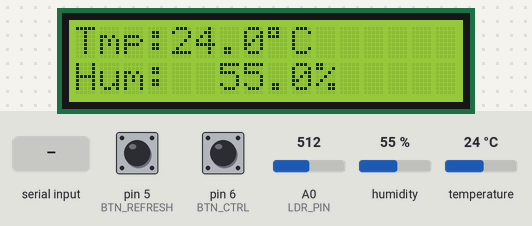
This sketch was run on a simulated Arduino Uno, built with avr-gcc and run on an emulated ATmega328P. On the bench: 16×2 character LCD. The test bench sets the inputs (shaded band); at power-on: pin 6 (BTN_CTRL) HIGH, A0 (LDR_PIN) = 512, pin 5 (BTN_REFRESH) HIGH, humidity 55 %, temperature 24 °C. EEPROM starts erased; what the sketch prints to the serial monitor is not drawn.

Above: at 5.7 s.
5.8 s: "L" received over Serial
18.8 s: pin 6 (BTN_CTRL) pulled LOW for 3.2 s
At 22.1 s:
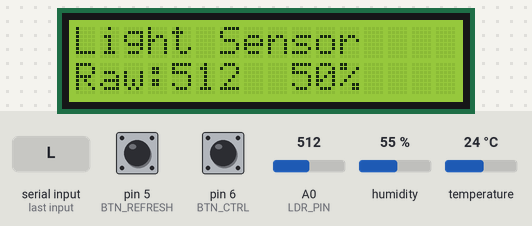
35.0 s: "D" received over Serial
48.0 s: A0 (LDR_PIN) set to 1010
At 49.6 s:
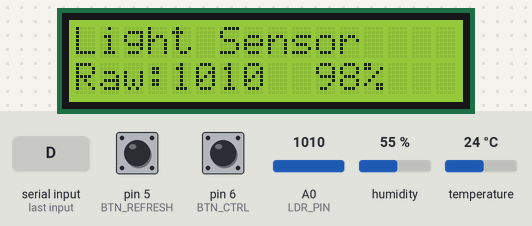
61.0 s: A0 (LDR_PIN) set to 1023
At 62.0 s:
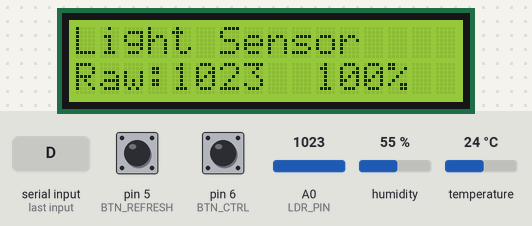
74.0 s: pin 5 (BTN_REFRESH) pulled LOW for 0.15 s
Timing chart, 0 to 77.0 s (numbered marks = the images above; inputs shaded):
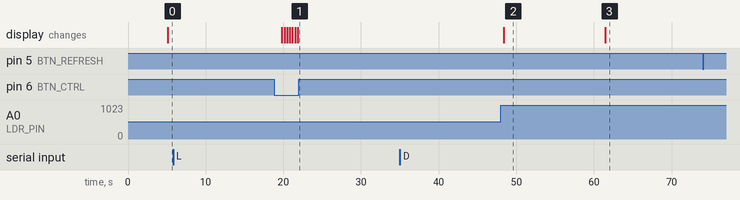

The sketch:

env-monitor.ino
```cpp
// env-monitor — Continuous DHT11 environment monitor
// Reads temp/humidity every 2 min, displays on LCD 1602,
// stores rolling buffer in EEPROM, dump on serial command.
//
// Buttons:
//   Pin5 click → force DHT11 read now (refresh)
//   Pin6 click → toggle unit for selected field (°C↔°F), none on light page
//   Pin6 hold  → cycle display pages (env → light → env)
//
// Wiring:
//   DHT11 data → Pin 2
//   Button1 (refresh, to GND) → Pin 5
//   Button2 (unit/page, to GND) → Pin 6
//   LDR + 10kΩ voltage divider → A0
//   LCD RS → Pin 7,  E → Pin 8,  D4→9,  D5→10,  D6→11,  D7→12
//   LCD V0 → Pot wiper (10K pot between 5V and GND)
//   LCD A → 5V via 220Ω resistor

#include <LiquidCrystal.h>
#include <DHT.h>
#include <EEPROM.h>

// ── Pins ──
#define DHTPIN 2
#define DHTTYPE DHT11
#define BTN_REFRESH 5
#define BTN_CTRL 6
#define LCD_RS 7
#define LCD_E 8
#define LCD_D4 9
#define LCD_D5 10
#define LCD_D6 11
#define LCD_D7 12
#define LDR_PIN A0

// ── EEPROM layout (1024 bytes total) ──
#define EEPROM_IDX_ADDR 0
#define EEPROM_TUNIT_ADDR 1023
#define EEPROM_HUNIT_ADDR 1022
#define EEPROM_DATA_START 1
#define EEPROM_SLOTS 255

// Timings
#define READ_INTERVAL_MS 120000L
#define LDR_INTERVAL_MS 500
#define BTN_DEBOUNCE_MS 50
#define HOLD_THRESHOLD_MS 1000
#define FIELD_SELECT_TIMEOUT_MS 10000

// Button actions
enum BtnAction { ACT_NONE, ACT_TOGGLE_UNIT, ACT_SWITCH_FIELD };
enum TempUnit { UNIT_C = 0, UNIT_F = 1, UNIT_K = 2 };
enum HumUnit { UNIT_RH = 0, UNIT_DEW = 1 };

LiquidCrystal lcd(LCD_RS, LCD_E, LCD_D4, LCD_D5, LCD_D6, LCD_D7);
DHT dht(DHTPIN, DHTTYPE);

// ── State ──
uint8_t writeIdx;
uint8_t displayPage = 0;  // 0=env, 1=light
TempUnit tempUnit = UNIT_C;
HumUnit humUnit = UNIT_RH;
bool fieldSelected = false;
unsigned long lastFieldActivity = 0;
unsigned long lastReadMs = 0;
float currentTemp = NAN, currentHum = NAN;
bool sensorError = false;

// Refresh button (Pin5) state
bool refreshWasLow = false;

// Ctrl button (Pin6) state machine
enum CtrlSm { CTRL_IDLE, CTRL_PRESSED };
CtrlSm ctrlSm = CTRL_IDLE;
unsigned long ctrlPressMs = 0;
unsigned long lastCtrlMs = 0;

// LDR
unsigned long lastLdrMs = 0;
int currentLightRaw = 0;

void setup() {
  Serial.begin(9600);
  dht.begin();
  lcd.begin(16, 2);
  pinMode(BTN_REFRESH, INPUT_PULLUP);
  pinMode(BTN_CTRL, INPUT_PULLUP);

  writeIdx = EEPROM.read(EEPROM_IDX_ADDR);
  if (writeIdx >= EEPROM_SLOTS) writeIdx = 0;

  uint8_t u = EEPROM.read(EEPROM_TUNIT_ADDR);
  tempUnit = (u == UNIT_F) ? UNIT_F : UNIT_C;
  humUnit = (EEPROM.read(EEPROM_HUNIT_ADDR) == UNIT_DEW) ? UNIT_DEW : UNIT_RH;

  lcd.print("  Env Monitor");
  lcd.setCursor(0, 1);
  lcd.print("  v1.2 ready");

  lastReadMs = millis() - READ_INTERVAL_MS + 5000;
}

void loop() {
  handleSerial();
  pollRefreshBtn();
  handleButtonAction(pollCtrlBtn());
  handleReading();
  updateLcd();
}

// ── Serial commands ──
void handleSerial() {
  if (Serial.available() <= 0) return;
  char cmd = Serial.read();
  while (Serial.available() > 0) Serial.read();
  switch (cmd) {
    case 'D': case 'd': dumpBuffer(); break;
    case 'L': case 'l': sendLiveReading(); break;
    case 'Q': case 'q': Serial.println("OK,RESUME"); break;
  }
}

// ── Refresh button (Pin5): edge-triggered → read now ──
void pollRefreshBtn() {
  bool low = (digitalRead(BTN_REFRESH) == LOW);
  if (low && !refreshWasLow) {
    refreshWasLow = true;
    doRead();
  }
  refreshWasLow = low;
}

// ── Ctrl button (Pin6): short press=toggle unit, hold=switch field ──
BtnAction pollCtrlBtn() {
  bool pressed = (digitalRead(BTN_CTRL) == LOW);
  unsigned long now = millis();

  switch (ctrlSm) {
    case CTRL_IDLE:
      if (pressed && (now - lastCtrlMs > BTN_DEBOUNCE_MS)) {
        lastCtrlMs = now;
        ctrlPressMs = now;
        ctrlSm = CTRL_PRESSED;
      }
      return ACT_NONE;

    case CTRL_PRESSED:
      if (!pressed) {
        ctrlSm = CTRL_IDLE;
        if (now - ctrlPressMs < HOLD_THRESHOLD_MS) {
          return ACT_TOGGLE_UNIT;  // short → unit
        }
        return ACT_NONE;
      }
      // Still held — fire once on threshold
      if (now - ctrlPressMs >= HOLD_THRESHOLD_MS) {
        ctrlPressMs = now + HOLD_THRESHOLD_MS * 2;  // prevent re-fire
        return ACT_SWITCH_FIELD;
      }
      return ACT_NONE;
  }
  return ACT_NONE;
}

// ── Execute button actions ──
void handleButtonAction(BtnAction action) {
  switch (action) {
    case ACT_TOGGLE_UNIT:
      if (displayPage == 0) {
        tempUnit = (TempUnit)((tempUnit + 1) % 3);
        EEPROM.write(EEPROM_TUNIT_ADDR, (uint8_t)tempUnit);
      }
      if (displayPage == 0) doRead();
      break;
    case ACT_SWITCH_FIELD:
      displayPage = (displayPage + 1) % 2;
      fieldSelected = true;
      lastFieldActivity = millis();
      break;
    default: break;
  }
}

// ── Reading ──
void handleReading() {
  if (millis() - lastReadMs < READ_INTERVAL_MS) return;
  doRead();
}

void doRead() {
  lastReadMs = millis();
  float h = dht.readHumidity();
  float t = dht.readTemperature();

  if (isnan(h) || isnan(t)) {
    sensorError = true;
    return;
  }

  sensorError = false;
  currentTemp = t;
  currentHum = h;
  storeReading(t, h);
}

// ── EEPROM storage ──
void storeReading(float temp, float hum) {
  int8_t t = (int8_t)round(constrain(temp, -128.0, 127.0));
  uint8_t h = (uint8_t)round(constrain(hum, 0.0, 255.0));
  uint16_t addr = EEPROM_DATA_START + writeIdx * 2;
  EEPROM.write(addr, (uint8_t)t);
  EEPROM.write(addr + 1, h);
  writeIdx = (writeIdx + 1) % EEPROM_SLOTS;
  EEPROM.write(EEPROM_IDX_ADDR, writeIdx);
}

// ── LCD display ──
void updateLcd() {
  if (displayPage == 0) {
    updateLcdEnv();
  } else {
    updateLcdLight();
  }
}

void updateLcdEnv() {
  if (sensorError) {
    lcd.clear();
    lcd.print("Sensor error");
    lcd.setCursor(0, 1);
    lcd.print("Check DHT11");
    lcd.noBlink();
    return;
  }
  if (isnan(currentTemp) || isnan(currentHum)) return;

  lcd.clear();

  // Display temp
  lcd.setCursor(0, 0);
  lcd.print("Tmp:");
  if (tempUnit == UNIT_K) {
    lcd.print(currentTemp + 273.15, 1);
    lcd.print("K ");
  } else {
    float dispTemp = (tempUnit == UNIT_F) ? (currentTemp * 9.0 / 5.0 + 32.0) : currentTemp;
    lcd.print(dispTemp, 1);
    lcd.print((char)223);
    lcd.print(tempUnit == UNIT_F ? 'F' : 'C');
  }

  // Line 1: humidity or dew point
  lcd.setCursor(0, 1);
  if (humUnit == UNIT_RH) {
    lcd.print("Hum:  ");
    lcd.print(currentHum, 1);
    lcd.print("%");
  } else {
    float dewPt = calcDewPoint(currentTemp, currentHum);
    lcd.print("DP: ");
    if (tempUnit == UNIT_K) {
      lcd.print(dewPt + 273.15, 1);
      lcd.print("K ");
    } else {
      if (tempUnit == UNIT_F) dewPt = dewPt * 9.0 / 5.0 + 32.0;
      lcd.print(dewPt, 1);
      lcd.print((char)223);
      lcd.print(tempUnit == UNIT_F ? 'F' : 'C');
    }
  }

  // Blink cursor
  unsigned long now = millis();
  if (fieldSelected && (now - lastFieldActivity < FIELD_SELECT_TIMEOUT_MS)) {
    lcd.setCursor(12, 0);
    lcd.blink();
  } else {
    lcd.noBlink();
    fieldSelected = false;
  }
}

// Dew point: Magnus formula (0..50°C, 0..100% RH)
float calcDewPoint(float t, float rh) {
  float a = 17.27, b = 237.7;
  float gamma = log(rh / 100.0) + (a * t) / (b + t);
  return (b * gamma) / (a - gamma);
}

// ── LCD page: light sensor (LDR on A0, updated every 500ms) ──
void updateLcdLight() {
  unsigned long now = millis();
  if (now - lastLdrMs >= LDR_INTERVAL_MS) {
    lastLdrMs = now;
    currentLightRaw = analogRead(LDR_PIN);
  }
  int pct = constrain(map(currentLightRaw, 0, 1023, 0, 100), 0, 100);

  lcd.clear();
  lcd.setCursor(0, 0);
  lcd.print("Light Sensor");

  lcd.setCursor(0, 1);
  lcd.print("Raw:");
  lcd.print(currentLightRaw);
  lcd.print("  ");
  lcd.print(pct);
  lcd.print("%");
  lcd.noBlink();
}

// ── Serial: dump EEPROM buffer ──
void dumpBuffer() {
  uint8_t idx = EEPROM.read(EEPROM_IDX_ADDR);
  if (idx >= EEPROM_SLOTS) idx = 0;

  uint8_t oldest = (idx == 0) ? (EEPROM_SLOTS - 1) : (idx - 1);
  Serial.println("---BUFFER_START---");
  int count = 0;
  for (uint8_t i = 0; i < EEPROM_SLOTS; i++) {
    uint8_t slot = (oldest + i) % EEPROM_SLOTS;
    uint16_t addr = EEPROM_DATA_START + slot * 2;
    uint8_t raw_t = EEPROM.read(addr);
    uint8_t raw_h = EEPROM.read(addr + 1);
    if (raw_t == 0xFF && raw_h == 0xFF) continue;
    int8_t t = (int8_t)raw_t;
    Serial.print(count);
    Serial.print(",");
    Serial.print(t);
    Serial.print(",");
    Serial.println(raw_h);
    count++;
  }
  Serial.println("---BUFFER_END---");
  Serial.print("COUNT,");
  Serial.println(count);
}

// ── Serial: live reading ──
void sendLiveReading() {
  float h = dht.readHumidity();
  float t = dht.readTemperature();
  if (isnan(h) || isnan(t)) {
    Serial.println("ERR,SENSOR");
    return;
  }
  Serial.print("LIVE,");
  Serial.print(t, 1);
  Serial.print(",");
  Serial.println(h, 1);
}
```

Measured:
- after the input at 5.8 s, every drawn part: stays the same
- after the input at 18.8 s, the display: changes after 1.0 s (image 1)
- after the input at 35.0 s, every drawn part: stays the same
- after the input at 48.0 s, the display: changes after 0.41 s (image 2)
- after the input at 61.0 s, the display: changes after 0.45 s (image 3)
- after the input at 74.0 s, every drawn part: stays the same
